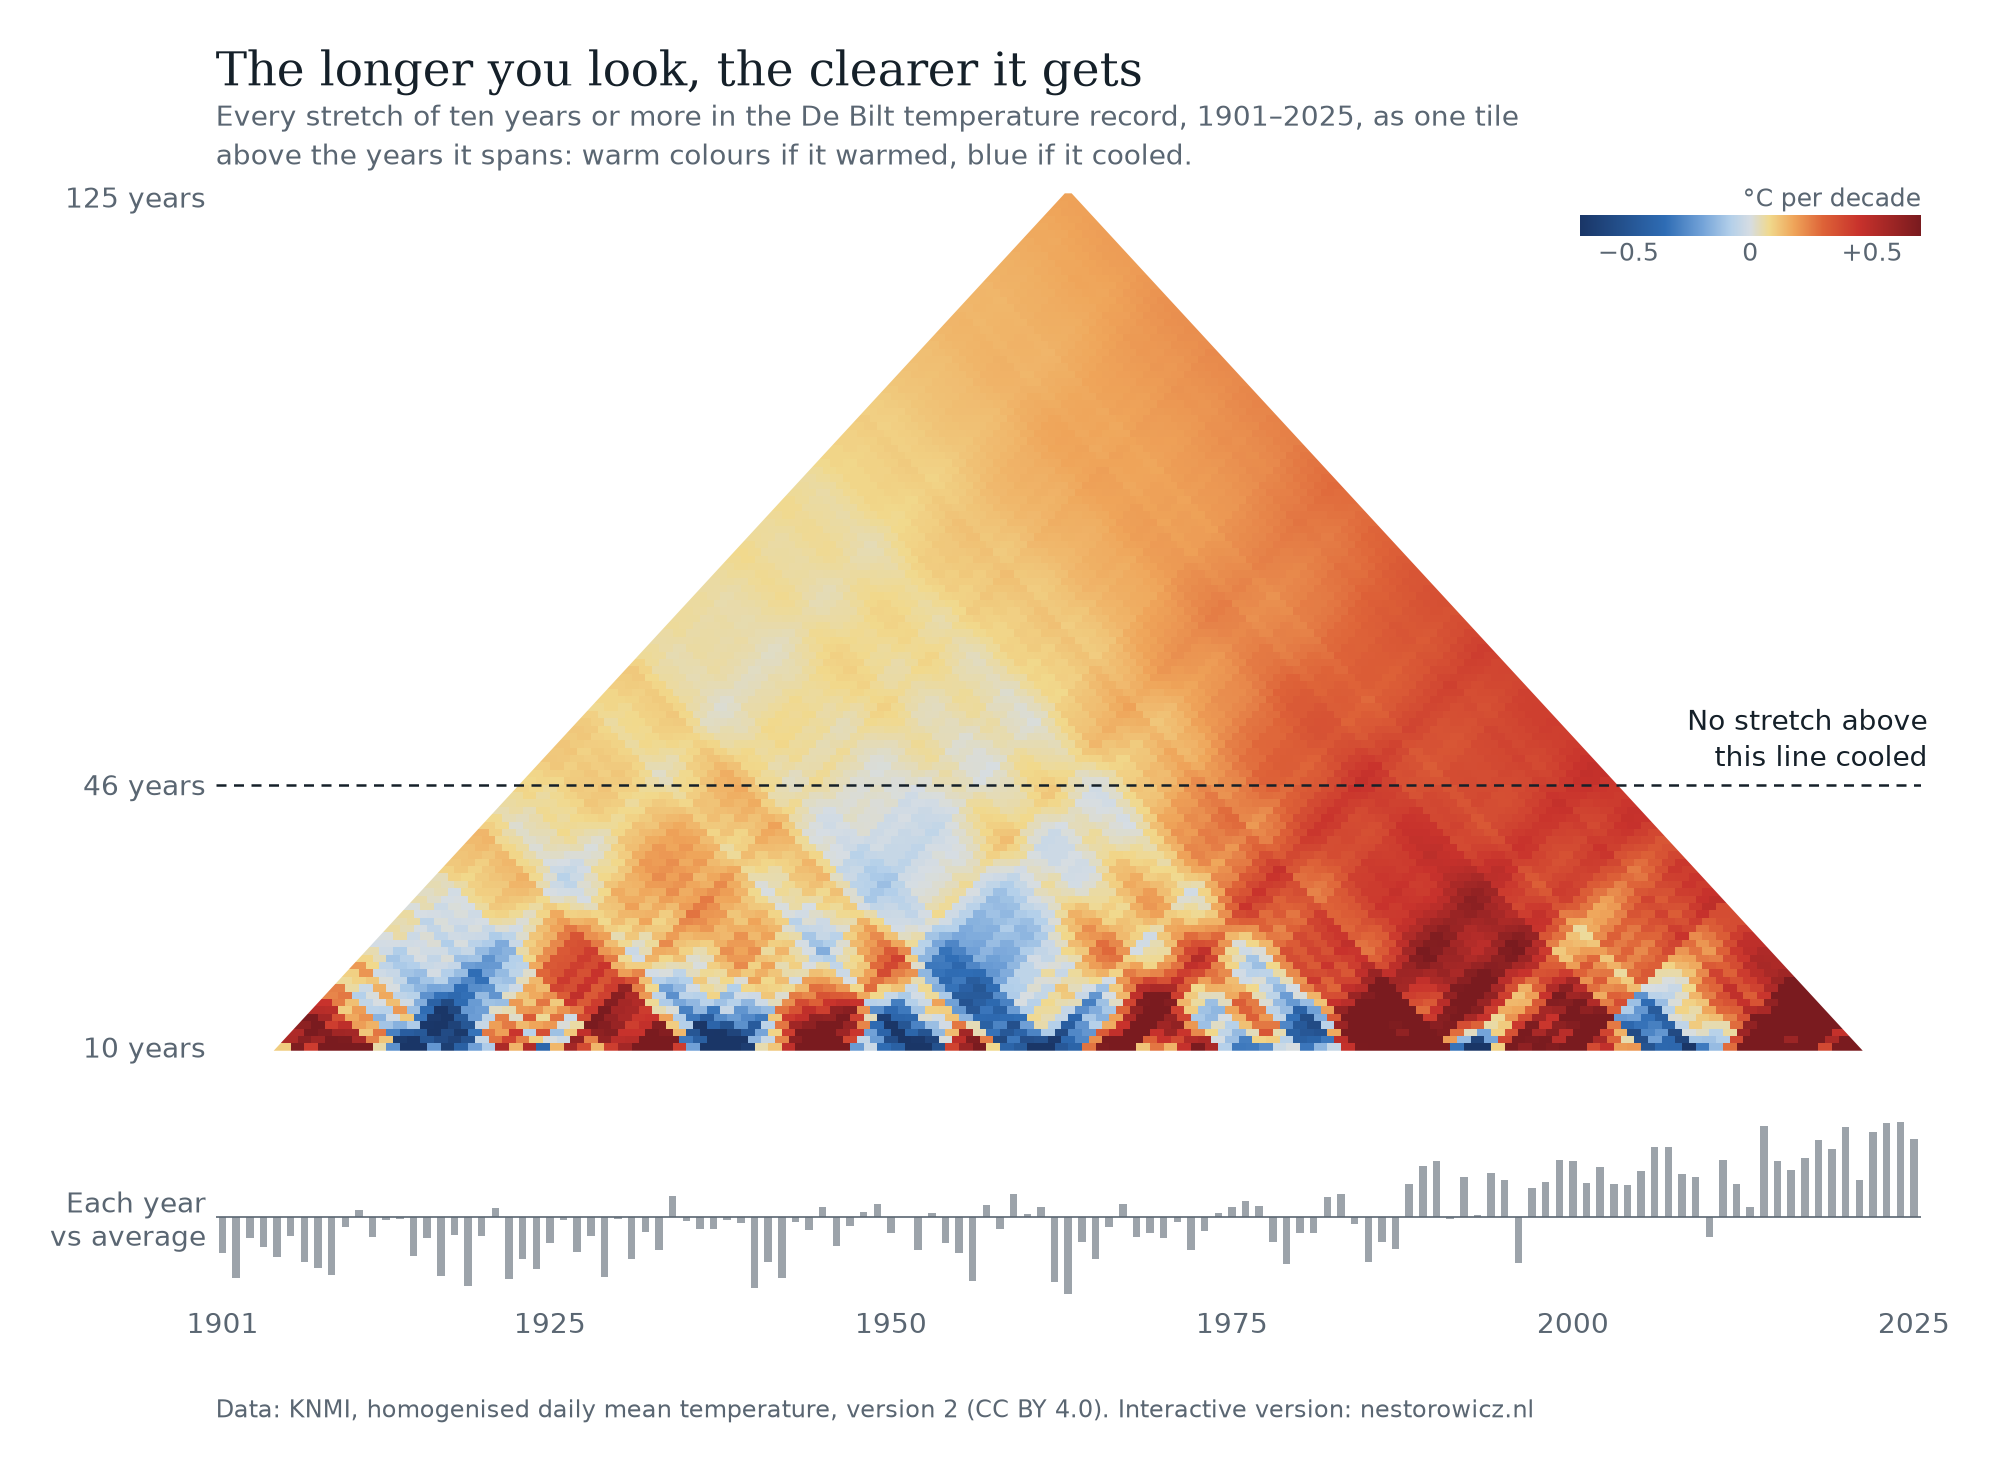

Recreate this plot in Python.
#!/usr/bin/env -S uv run --script
# SPDX-FileCopyrightText: 2026 Toni Nestorowicz
# SPDX-License-Identifier: AGPL-3.0-or-later
# /// script
# requires-python = ">=3.10"
# dependencies = ["numpy", "pandas", "matplotlib", "scipy"]
# ///
"""Every stretch of ten years or more in the De Bilt temperature record, as one tile.

Averages KNMI's homogenised daily mean temperature (version 2) per complete year,
fits a least-squares trend to every stretch of at least ten years, prints the
numbers quoted on nestorowicz.nl and draws each trend as a tile above the years
it spans.
"""
import argparse
import re
from pathlib import Path

import matplotlib
import numpy as np
import pandas as pd

matplotlib.use("Agg")
import matplotlib.pyplot as plt
from matplotlib.collections import PolyCollection
from matplotlib.colors import to_rgb
from matplotlib.patches import Polygon
from scipy import stats

MIN = 10    # shortest stretch, in years
INK, MUTED = "#152029", "#5A6672"
# [°C per decade, colour]: grey at no change, stronger colour for faster change (the website's light theme)
WARM = [(0, "#D6DDE3"), (.08, "#F1D98C"), (.18, "#EFA55A"), (.3, "#DE6338"), (.45, "#C8322C"), (.7, "#7A1B1F")]
COOL = [(0, "#D6DDE3"), (.08, "#B4D0EA"), (.2, "#72A2D8"), (.35, "#2F6DB5"), (.7, "#1A3667")]


def annual(path: Path, last: int = 2025) -> pd.Series:
    """Mean of version 2 per complete calendar year, rounded as on the website."""
    d = pd.read_csv(path, parse_dates=["date"])
    d = d[d.date.dt.year <= last]
    y = d.groupby(d.date.dt.year).version2
    return y.mean()[y.count() >= 365].round(2)


def trends(t: np.ndarray) -> dict[int, np.ndarray]:
    """B[L][s]: least-squares trend of the L years starting at index s, °C per decade."""
    B = {}
    for L in range(MIN, len(t) + 1):
        x = np.arange(L) - (L - 1) / 2
        w = np.lib.stride_tricks.sliding_window_view(t, L)
        B[L] = 10 * (w - w.mean(axis=1, keepdims=True)) @ x / (x @ x)
    return B


def persistence(t: np.ndarray) -> float:
    """Lag-1 autocorrelation of the year-to-year noise, measured around a cubic fit to the whole record."""
    x = np.arange(t.size)
    r = t - np.polyval(np.polyfit(x, t, 3), x)
    return float(np.corrcoef(r[:-1], r[1:])[0, 1])


def bands(t: np.ndarray, r1: float) -> dict[int, np.ndarray]:
    """H[L][s]: half-width of the 95% interval of each trend, °C per decade, using the
    effective sample size L(1 - r1)/(1 + r1) of Santer et al. (2008)."""
    H = {}
    for L in range(MIN, len(t) + 1):
        x = np.arange(L) - (L - 1) / 2
        w = np.lib.stride_tricks.sliding_window_view(t, L)
        d = w - w.mean(axis=1, keepdims=True)
        b = d @ x / (x @ x)
        rss = (d ** 2).sum(axis=1) - b ** 2 * (x @ x)
        ne = L * (1 - r1) / (1 + r1)
        H[L] = 10 * stats.t.ppf(0.975, ne - 2) * np.sqrt(rss / (x @ x) / (ne - 2))
    return H


def summary(B: dict[int, np.ndarray], y0: int) -> int:
    """Print the figures the website quotes; return the length from which no stretch cools."""
    n = max(B)
    def span(s: int, L: int) -> str:
        return f"{y0 + s}–{y0 + s + L - 1}"

    longest = max(L for L, b in B.items() if (b < 0).any())
    safe = longest + 1
    c, w = int(np.argmin(B[longest])), int(np.argmin(B[safe]))
    print(f"{n} complete years, {y0}–{y0 + n - 1}: {sum(b.size for b in B.values()):,} stretches of {MIN} years or more")
    print(f"{MIN}-year stretches: {(B[MIN] > 0).sum()} warmed, {(B[MIN] < 0).sum()} cooled")
    print(f"longest cooling stretch: {longest} years, {span(c, longest)} at {B[longest][c]:+.4f} °C per decade")
    print(f"weakest {safe}-year stretch: {span(w, safe)} at {B[safe][w]:+.4f} °C per decade")
    print(f"whole record: {B[n][0]:+.3f} °C per decade")
    early, late = B[safe][1960 - y0 - safe + 1], B[safe][-1]
    print(f"{safe} years to 1960: {early:+.3f}, {safe} years to {y0 + n - 1}: {late:+.3f} °C per decade ({late / early:.1f} times as fast)")
    return safe


def tone(b: np.ndarray) -> np.ndarray:
    """Interpolate each trend along the warm or cool scale, capped at its last stop."""
    out = np.empty((b.size, 3))
    for ramp, m in ((WARM, b >= 0), (COOL, b < 0)):
        stops = [v for v, _ in ramp]
        rgb = np.array([to_rgb(c) for _, c in ramp])
        v = np.minimum(np.abs(b[m]), stops[-1])
        out[m] = np.column_stack([np.interp(v, stops, rgb[:, j]) for j in range(3)])
    return out


def draw(t: np.ndarray, B: dict[int, np.ndarray], y0: int, safe: int, out: Path, clear: dict[int, np.ndarray] | None = None) -> None:
    """Draw the figure; with `clear`, tiles whose interval includes zero are faded towards the background."""
    n = len(t)
    fig, (top, bot) = plt.subplots(2, 1, figsize=(11, 7.2), sharex=True, gridspec_kw={"height_ratios": [5, 1.1], "hspace": 0.12})
    fig.patch.set_facecolor("white")

    # tile (s, L) is centred above the middle of its years (x) at its length (y); the outermost reach the straight edge
    polys, cols = [], []
    for L, b in B.items():
        for s in range(b.size):
            left = 1 if s == 0 else 0          # the outermost tiles reach the straight edge
            right = 1 if s + L == n else 0
            x0, x1 = s + L / 2 - 0.5 - left, s + L / 2 + 0.5 + right
            polys.append([(x0, L - 0.5), (x1, L - 0.5), (x1, L + 0.5), (x0, L + 0.5)])
        c = tone(b)
        if clear is not None:
            c[~clear[L]] += (1 - c[~clear[L]]) * 0.68
        cols.append(c)
    edge = Polygon([((MIN - 0.5) / 2 - 0.5, MIN - 0.5), (n - (MIN - 0.5) / 2 + 0.5, MIN - 0.5),
                    (n / 2 + 0.25, n + 0.5), (n / 2 - 0.25, n + 0.5)], transform=top.transData)
    tiles = PolyCollection(polys, facecolors=np.vstack(cols), edgecolors="none", antialiased=False)
    tiles.set_clip_path(edge)
    top.add_collection(tiles)

    top.axhline(safe - 0.5, color=INK, lw=0.9, ls=(0, (4, 3)))
    top.text(n + 0.5, safe + 1, "No stretch above\nthis line cooled", ha="right", va="bottom", color=INK, fontsize=10, linespacing=1.3)
    top.set_ylim(MIN - 0.5, n + 0.5)
    top.set_yticks([MIN, safe - 0.5, n], [f"{MIN} years", f"{safe} years", f"{n} years"])
    top.get_yticklabels()[1].set_color(INK)
    key = top.inset_axes([0.8, 0.95, 0.2, 0.025])   # the colour scale, top right where the tiles leave room
    key.imshow(tone(np.linspace(-0.7, 0.7, 280))[None], aspect="auto", extent=(-0.7, 0.7, 0, 1))
    key.set_yticks([])
    key.set_xticks([-0.5, 0, 0.5], ["−0.5", "0", "+0.5"])
    key.set_title("°C per decade", fontsize=9, color=MUTED, loc="right", pad=3)
    key.tick_params(length=0, colors=MUTED, labelsize=9, pad=2)
    for side in key.spines.values():
        side.set_visible(False)

    # each year against the average
    a = t - t.mean()
    bot.bar(np.arange(n) + 0.5, a, width=0.55, color=MUTED, alpha=0.6)
    bot.axhline(0, color=MUTED, lw=0.6)
    bot.set_yticks([0], ["Each year\nvs average"])
    ticks = [1901, 1925, 1950, 1975, 2000, 2025]
    bot.set_xticks([y - y0 + 0.5 for y in ticks], [str(y) for y in ticks])
    bot.set_xlim(0, n)

    for ax in (top, bot):
        for side in ax.spines.values():
            side.set_visible(False)
        ax.tick_params(length=0, colors=MUTED, labelsize=10)
    fig.text(0.125, 0.955, "The longer you look, the clearer it gets", fontsize=17, color=INK, family="serif")
    fig.text(0.125, 0.9, f"Every stretch of ten years or more in the De Bilt temperature record, {y0}–{y0 + n - 1}, as one tile\n"
             "above the years it spans: warm colours if it warmed, blue if it cooled.", fontsize=10, color=MUTED, linespacing=1.4)
    fig.text(0.125, 0.03, "Data: KNMI, homogenised daily mean temperature, version 2 (CC BY 4.0). Interactive version: nestorowicz.nl",
             fontsize=8.5, color=MUTED)
    fig.savefig(out, dpi=200, bbox_inches="tight", pad_inches=0.25)
    print(f"figure written to {out}")


def main() -> None:
    here = Path(__file__).parent
    p = argparse.ArgumentParser(description=__doc__.splitlines()[0])
    p.add_argument("csv", nargs="?", type=Path, default=here / "DeBilt-TG-allversions.csv", help="KNMI's De Bilt file (default: next to this script)")
    p.add_argument("--out", type=Path, default=here / "triangle.png", help="figure file; the extension sets the format (png, svg, pdf)")
    p.add_argument("--trends", type=Path, help="also write every stretch, its trend and its 95%% interval to this CSV")
    p.add_argument("--fade", action="store_true", help="fade stretches whose 95%% interval includes zero, as the website's switch does")
    p.add_argument("--embed", type=Path, help="write the annual means into this page (index.html), replacing its `const T = [...]`")
    args = p.parse_args()

    t = annual(args.csv)
    y0 = int(t.index[0])
    B = trends(t.to_numpy())
    safe = summary(B, y0)
    r1 = persistence(t.to_numpy())
    H = bands(t.to_numpy(), r1)
    def unclear(L: int) -> np.ndarray:
        return np.abs(B[L]) <= H[L]

    short = np.concatenate([unclear(L) for L in range(MIN, 20)])
    print(f"lag-1 autocorrelation of the noise: {r1:.4f}")
    print(f"{MIN}-year stretches clear of zero: {(~unclear(MIN)).sum()} of {B[MIN].size}; stretches under 20 years whose interval includes zero: {short.mean():.0%}")
    if args.embed:
        page = args.embed.read_text(encoding="utf-8")
        page, n = re.subn(r"const T = \[[^\]]*\];", "const T = [" + ",".join(f"{v:g}" for v in t) + "];", page)
        if n != 1:
            raise SystemExit(f"{args.embed}: expected one `const T = [...];`, found {n}")
        args.embed.write_text(page, encoding="utf-8")
        print(f"{len(t)} annual means written into {args.embed}")
    if args.trends:
        rows = [(y0 + s, y0 + s + L - 1, L, round(float(v), 4), round(float(H[L][s]), 4)) for L, b in B.items() for s, v in enumerate(b)]
        pd.DataFrame(rows, columns=["start", "end", "years", "trend_per_decade", "ci95_half_width"]).to_csv(args.trends, index=False)
        print(f"{len(rows):,} trends written to {args.trends}")
    draw(t.to_numpy(), B, y0, safe, args.out, {L: np.abs(B[L]) > H[L] for L in B} if args.fade else None)


if __name__ == "__main__":
    main()
